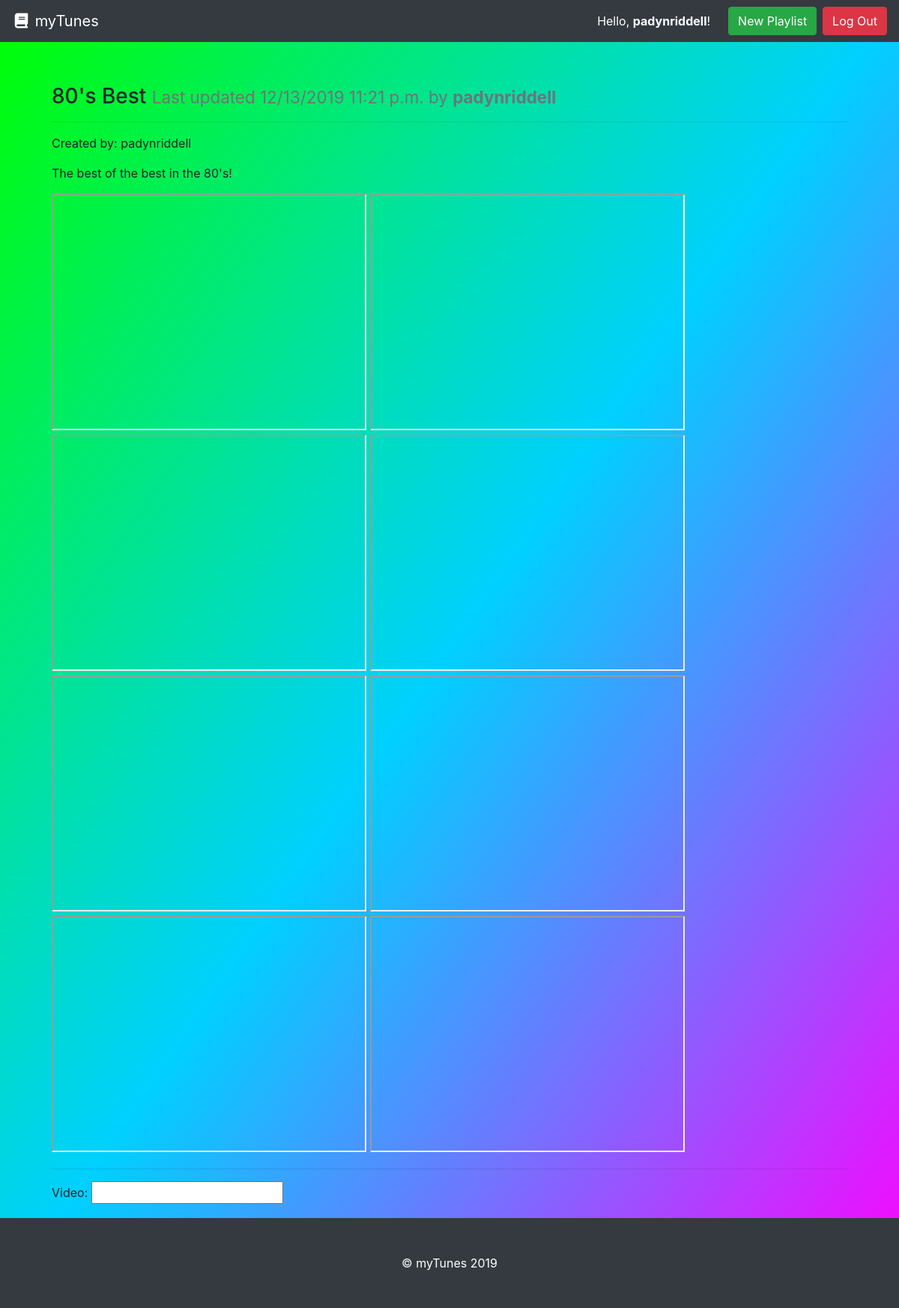
/80s-best/ (signed in), run on the app's committed database.
### playlist/models.py (models this page shows, shortened)
class Playlist(models.Model):
    playlist_name = models.CharField(max_length=settings.PLAYLISTER_NAME_MAX_LENGTH, unique=True,
                             help_text="Title of your page.")
    author = models.ForeignKey(User, on_delete=models.PROTECT,
                            help_text="The user that posted this playlist.")
    slug = models.CharField(max_length=settings.PLAYLISTER_NAME_MAX_LENGTH, blank=True, editable=False,
                            help_text="Unique URL path to access this playlist. Generated by the system.")
    description = models.TextField(
        help_text="Write the description of your playlist here.")
    created = models.DateTimeField(auto_now_add=True,
                                   help_text="The date and time this page was created. Automatically generated when the model saves.")
    modified = models.DateTimeField(auto_now=True,
                                    help_text="The date and time this page was updated. Automatically generated when the model updates.")

class Video(models.Model):
    video = models.CharField(max_length=200)
    playlist_id = models.ForeignKey(Playlist, on_delete=models.CASCADE)

### playlist/views.py (the view, shortened to what this page needs)
# urls.py: path('<str:slug>/', PlaylistDetailView.as_view(), name='playlist-details-page')
class PlaylistDetailView(DetailView):
    model = Playlist
    def get(self, request, slug):
        playlist = self.get_queryset().get(slug__iexact=slug)
        video_form = VideoForm()
        return render(request, 'playlist.html', {
          'playlist': playlist,
          'video_form': video_form
        })

### playlist/forms.py
class VideoForm(forms.ModelForm):
    class Meta:
        model = Video
        fields = ['video']

### playlist/templates/playlist.html (shortened to what this page needs)
{% extends 'base.html' %}
{% load static %}
        {% block head %}
        <link rel="stylesheet" type="text/css" href="{% static 'playlist/style.css' %}">
        {% endblock head %}
{% block content %}
  <div class="row">
    <div class="col m-4">
      <h3>{{ playlist.playlist_name }} <small class="text-muted">Last updated {{ playlist.modified|date:"SHORT_DATETIME_FORMAT" }} by <b>{{ playlist.author.username }}</b></small></h3>
      <hr>
      <p>Created by: {{ playlist.author|linebreaksbr }}</p>
      <p>{{ playlist.description|linebreaksbr }}</p>
      {% for video in playlist.video_set.all %}
      <iframe width="420" height="315"
          src="{{ video.video }}">
        </iframe>
      {% endfor %}
      <hr>
      <form action='' method='POST'>
        {{ video_form.as_p|linebreaksbr }}
      </form>
      <p>For links to youtube videos, include in the form of "https://www.youtube.com/embed/".</p>
      <a href="{% url 'playlist-list-page' %}">Back to List</a>
    </div>
  </div>
{% endblock %}

### templates/base.html (shortened to what this page needs)
<!doctype html>
<html lang="en">
  <head>
    <link rel="stylesheet" href="https://stackpath.bootstrapcdn.com/bootstrap/4.3.1/css/bootstrap.min.css"
>
  </head>
  {% block head %}
  {% endblock head %}
  <body>
    <nav class="navbar navbar-expand-md navbar-dark bg-dark">
      <a class="navbar-brand" href="{% url 'playlist-list-page' %}"><i class="fas fa-fw fa-book"></i> myTunes</a>
      <form class="form-inline ml-auto">
        {% if user.is_authenticated %}
        <div class="text-white">Hello, <strong>{{user.username}}</strong>!</div>
        <a href="new_playlist/" class="btn btn-success ml-4">New Playlist</a>
        <a href="/accounts/logout" class="btn btn-danger ml-2">Log Out</a>
        {% else %}
        <a href="/accounts/login" class="btn btn-secondary ml-2">Log In</a>
        <a href="/accounts/signup" class="btn btn-primary ml-2">Sign Up</a>
        {% endif %}
      </form>
    </nav>
    <main role="main" class="container" style="margin-top: 4vh;">
      {% block content %}{% endblock %}
    </main>
    <footer class="bg-dark p-5 text-white">
      <center>&copy; myTunes 2019</center>
    </footer>
  </body>

### playlist/static/playlist/style.css (style rules this page uses)
body { height: 100%; margin: 0; background-repeat: no-repeat; background-attachment: fixed; background-image: linear-gradient(to bottom right, rgb(0, 255, 0), rgb(0, 208, 255), rgb(255, 0, 255)); }
footer { position: fixed; left: 0; bottom: 0; width: 100%; text-align: center; }

### data on the page
Playlist: playlist_name "80's Best", modified "12/13/2019 11:21 p.m.", author.username "padynriddell", author "padynriddell", description "The best of the best in the 80's!"

### other printed values
{{ user.username }} "padynriddell"
